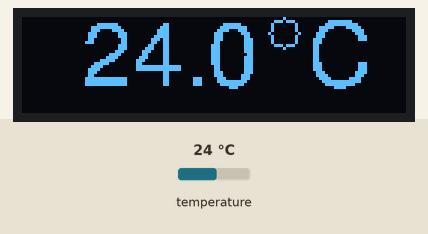
The program below on a simulated Raspberry Pi Pico running MicroPython. Shown: 128×32 one-colour display. The test bench sets the inputs (shaded band); at power-on: temperature 24 °C. Library files of the repository ran but are not shown: ssd1306.py, writer.py, freesans30.py; what the program prints to the serial console is not drawn.

Above: at 1.2 s.
1.3 s: temperature set to 12 °C
At 7.2 s:
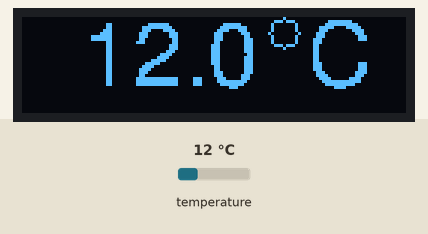
8.1 s: temperature set to 19 °C
At 12.7 s:
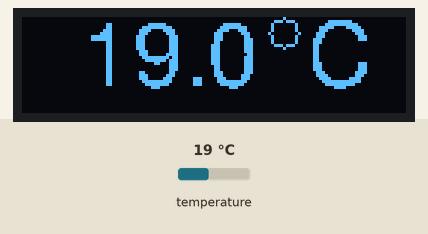
14.6 s: temperature set to 28 °C
At 19.5 s:
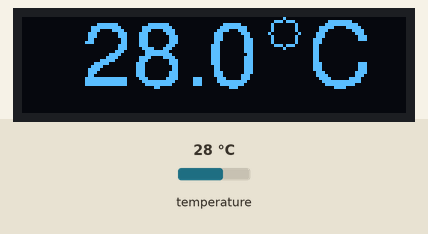
Timing chart, 0 to 21.0 s (numbered marks = the images above; inputs shaded):
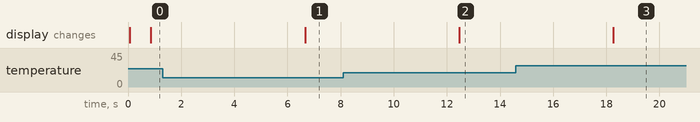

Measured:
- after the input at 1.3 s, the display: changes after 5.4 s (image 1)
- after the input at 8.1 s, the display: changes after 4.4 s (image 2)
- after the input at 14.6 s, the display: changes after 3.7 s (image 3)

The program:

main.py
```python
#-------------------------------------------------------------------
# RPi PICO temperature display
# - ssd1306 OLED (I2C) display
# - DS18x20 onewire temperature sensor on GPIO 22
#-------------------------------------------------------------------

from machine import Pin, I2C
from ssd1306 import SSD1306_I2C
import machine
import utime
import onewire, ds18x20, time
from writer import Writer
import freesans30 # Font
import icons # Font

ds_pin = machine.Pin(22)

ds_sensor = ds18x20.DS18X20(onewire.OneWire(ds_pin))

roms = ds_sensor.scan()

print('Found DS devices: ', roms)

WIDTH  = 128                                            # oled display width
HEIGHT = 32                                             # oled display height

i2c = I2C(0, scl=Pin(9), sda=Pin(8), freq=200000)       # Init I2C using pins GP8 & GP9 (default I2C0 pins)
print("I2C Address      : "+hex(i2c.scan()[0]).upper()) # Display device address
print("I2C Configuration: "+str(i2c))                   # Display I2C config

oled = SSD1306_I2C(WIDTH, HEIGHT, i2c)                  # Init oled display

while True:

   ds_sensor.convert_temp()

   time.sleep_ms(750)

   value = ds_sensor.read_temp(roms[0])

   # Clear the oled display in case it has junk on it.
   oled.fill(0)

   wri = Writer(oled, freesans30, verbose=False)
   value = ds_sensor.read_temp(roms[0])
   valuestr = '{:.1f}  C'.format(value)
   valuestr = '{:>4}'.format(valuestr)
   Writer.set_textpos(oled, 0, 20)
   wri.printstring(valuestr)

   wri = Writer(oled, icons, verbose=False)
   Writer.set_textpos(oled, 0, 78) # Position for degC symbol
   wri.printstring('F') # degC symbol
   oled.show()
   time.sleep(5)
```

icons.py
```python
# Code generated by c_to_python_font.py.
# Char set: ABCDEF
# Cmd: c_to_python_font.py icon_fonts/filenames.txt icons.py
version = '0.10'

def height():
    return 19

def baseline():
    return 19

def max_width():
    return 19

def hmap():
    return True

def reverse():
    return True

def monospaced():
    return False

def min_ch():
    return 65

def max_ch():
    return 70

_font =\
b'\x13\x00\x01\x00\x04\x02\x00\x02\x04\x00\x01\x08\x80\x00\x10\x40'\
b'\x00\x20\x20\x00\x40\x10\x00\x80\x08\x00\x00\x05\x00\x00\x02\x00'\
b'\x00\x05\x00\x80\x08\x00\x40\x10\x00\x20\x20\x00\x10\x40\x00\x08'\
b'\x80\x00\x04\x00\x01\x02\x00\x02\x01\x00\x04\x13\x00\x00\x00\x00'\
b'\x06\x00\x00\x1e\x00\x00\x7e\x00\x00\xfe\x01\x00\xfe\x07\x00\xfe'\
b'\x1f\x00\xfe\x7f\x00\xfe\xff\x01\xfe\xff\x07\xfe\xff\x01\xfe\x7f'\
b'\x00\xfe\x1f\x00\xfe\x07\x00\xfe\x01\x00\x7e\x00\x00\x1e\x00\x00'\
b'\x06\x00\x00\x00\x00\x00\x13\x00\x00\x00\x00\x00\x00\x00\xfc\xff'\
b'\x00\xfc\xff\x00\xfc\xff\x00\xfc\xff\x00\xfc\xff\x00\xfc\xff\x00'\
b'\xfc\xff\x00\xfc\xff\x00\xfc\xff\x00\xfc\xff\x00\xfc\xff\x00\xfc'\
b'\xff\x00\xfc\xff\x00\xfc\xff\x00\xfc\xff\x00\x00\x00\x00\x00\x00'\
b'\x00\x13\x00\x00\x00\x00\x00\x00\x00\xf8\xf8\x00\xf8\xf8\x00\xf8'\
b'\xf8\x00\xf8\xf8\x00\xf8\xf8\x00\xf8\xf8\x00\xf8\xf8\x00\xf8\xf8'\
b'\x00\xf8\xf8\x00\xf8\xf8\x00\xf8\xf8\x00\xf8\xf8\x00\xf8\xf8\x00'\
b'\xf8\xf8\x00\xf8\xf8\x00\x00\x00\x00\x00\x00\x00\x13\x00\x00\x00'\
b'\x00\x00\x00\x00\x00\x00\x00\x00\x02\x04\x80\x03\x06\xc0\x83\x07'\
b'\xf0\xc3\x07\xf8\xe3\x07\xfe\xfb\x07\xff\xff\x07\xfe\xfb\x07\xf8'\
b'\xf3\x07\xf0\xc3\x07\xc0\x83\x07\x80\x03\x07\x00\x02\x04\x00\x00'\
b'\x00\x00\x00\x00\x00\x00\x00\x13\x00\x00\x00\x00\x00\x00\x00\x00'\
b'\x00\x00\x01\x02\x00\x03\x0e\x00\x0f\x1e\x00\x1f\x7e\x00\x3f\xfe'\
b'\x00\xff\xfe\x03\xff\xff\x07\xff\xff\x07\xff\xfe\x03\x7f\xfe\x00'\
b'\x1f\x3e\x00\x0f\x0e\x00\x07\x02\x00\x01\x00\x00\x00\x00\x00\x00'\
b'\x00\x00\x13\x00\x00\x02\x00\xc0\x1d\x00\x20\x20\x00\x20\x20\x00'\
b'\x20\x20\x00\x10\x40\x00\x20\x20\x00\x20\x20\x00\x20\x20\x00\xc0'\
b'\x1d\x00\x00\x02\x00\x00\x00\x00\x00\x00\x00\x00\x00\x00\x00\x00'\
b'\x00\x00\x00\x00\x00\x00\x00\x00\x00\x00\x00\x00\x00'

_index =\
b'\x00\x00\x3b\x00\x76\x00\xb1\x00\xec\x00\x27\x01\x62\x01'

_mvfont = memoryview(_font)
_mvi = memoryview(_index)
ifb = lambda l : l[0] | (l[1] << 8)

def get_ch(ch):
    oc = ord(ch)
    ioff = 2 * (oc - 65 + 1) if oc >= 65 and oc <= 70 else 0
    doff = ifb(_mvi[ioff : ])
    width = ifb(_mvfont[doff : ])

    next_offs = doff + 2 + ((width - 1)//8 + 1) * 19
    return _mvfont[doff + 2:next_offs], 19, width
```
